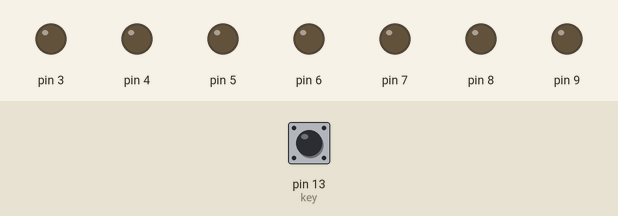
This sketch was run on a simulated Arduino Uno, built with avr-gcc and run on an emulated ATmega328P. Parts: output pins drawn as LEDs (lit = HIGH). Inputs (shaded band) come from the test bench; at power-on: pin 13 (key) HIGH.

Above: at 1.2 s.
1.3 s: pin 13 (key) pulled LOW for 0.15 s
At 1.9 s:
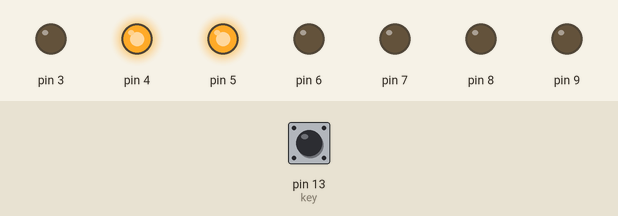
2.9 s: pin 13 (key) pulled LOW for 1 s
At 4.3 s:
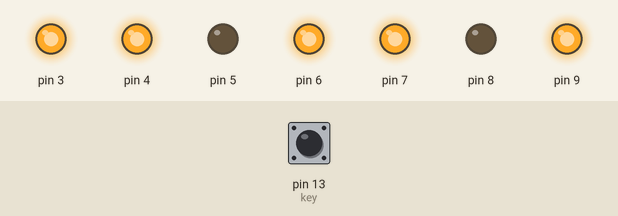
5.4 s: pin 13 (key) pulled LOW for 0.15 s
At 6.2 s:
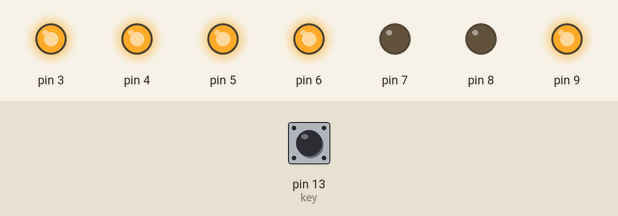
7.0 s: pin 13 (key) pulled LOW for 3.2 s
At 7.4 s:
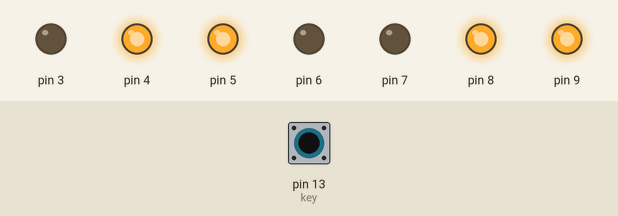
11.7 s: pin 13 (key) pulled LOW for 0.15 s
At 12.2 s:
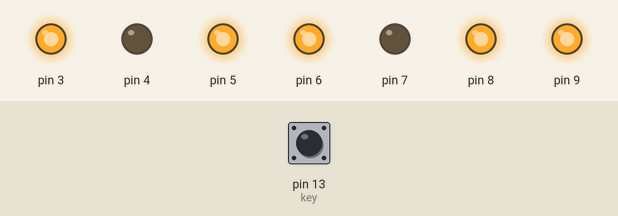
13.3 s: pin 13 (key) pulled LOW for 1 s
At 14.6 s:
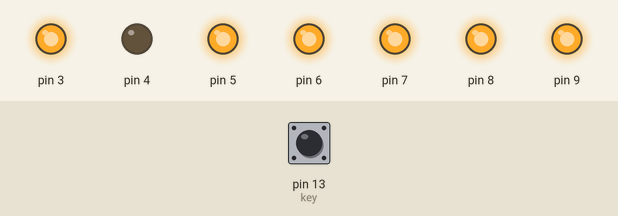
Timing chart, 0 to 16.3 s (numbered marks = the images above; inputs shaded):
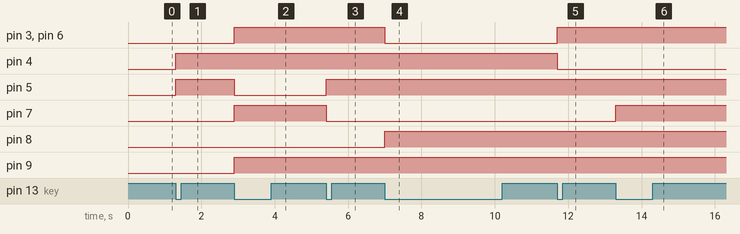

Measured:
- after the input at 1.3 s, pin 4, pin 5: LOW → HIGH at once
- after the input at 2.9 s, pin 3, pin 6, pin 7, pin 9: LOW → HIGH at once; pin 5: HIGH → LOW at once
- after the input at 5.4 s, pin 5: LOW → HIGH at once; pin 7: HIGH → LOW at once
- after the input at 7.0 s, pin 3, pin 6: HIGH → LOW at once; pin 8: LOW → HIGH at once
- after the input at 11.7 s, pin 3, pin 6: LOW → HIGH at once; pin 4: HIGH → LOW at once
- after the input at 13.3 s, pin 7: LOW → HIGH at once

The sketch:

7.counter.ino
```cpp
//计数器程序

//******************************逻辑******************************//
  /*计数器与开关/控制逻辑相同
  /*state与laststate双变量控制

  /*写了这么多发现，若只是1/0，变化，则只需要一层控制
  /*               若为双层1/0，则为mode变化

  /*两套模板，其实第二套适用更宽广，可以拓展很远
  */

//******************************全局变量******************************//
int i;
int key=13;

int state;
int laststate=1;
int addition=0;

//******************************初始化******************************//
void setup()
{
  for(i=3;i<=9;i++)
 {
  pinMode(i,OUTPUT);
 }
 pinMode(key,INPUT_PULLUP);
}

//******************************内层函数******************************//

  /*受控函数*/
void sys()
{
  state=digitalRead(key);

  if(state==0 && laststate==1)
  {
    clean();
    addition++;
    add();
    laststate=state;
  }

  if(state==1 && laststate==0)
  {
    laststate=1;
  }
}

  /*计数器函数*/
void add()
{
  if(addition==10)
  {
    addition=0;
    digitalWrite(3,HIGH);
    digitalWrite(4,HIGH);
    digitalWrite(5,HIGH);
    digitalWrite(6,HIGH);
    digitalWrite(7,HIGH);
    digitalWrite(8,HIGH);
  }
  else
  {
  switch(addition)
  {

    case 1:
    digitalWrite(4,HIGH);
    digitalWrite(5,HIGH);
    break;

    case 2:
    digitalWrite(3,HIGH);
    digitalWrite(4,HIGH);
    digitalWrite(9,HIGH);
    digitalWrite(7,HIGH);
    digitalWrite(6,HIGH);
    break;

    case  3:
    digitalWrite(3,HIGH);
    digitalWrite(4,HIGH);
    digitalWrite(9,HIGH);
    digitalWrite(5,HIGH);
    digitalWrite(6,HIGH);
    break;

    case 4:
    digitalWrite(8,HIGH);
    digitalWrite(9,HIGH);
    digitalWrite(4,HIGH);
    digitalWrite(5,HIGH);
    break;

    case 5:
    digitalWrite(3,HIGH);
    digitalWrite(8,HIGH);
    digitalWrite(9,HIGH);
    digitalWrite(5,HIGH);
    digitalWrite(6,HIGH);
    break;

    case 6:
    digitalWrite(3,HIGH);
    digitalWrite(8,HIGH);
    digitalWrite(7,HIGH);
    digitalWrite(6,HIGH);
    digitalWrite(5,HIGH);
    digitalWrite(9,HIGH);
    break;

    case 7:
    digitalWrite(3,HIGH);
    digitalWrite(4,HIGH);
    digitalWrite(5,HIGH);
    break;

    case 8:
    digitalWrite(3,HIGH);
    digitalWrite(4,HIGH);
    digitalWrite(5,HIGH);
    digitalWrite(6,HIGH);
    digitalWrite(7,HIGH);
    digitalWrite(8,HIGH);
    digitalWrite(9,HIGH);
    break;

    case 9:
    digitalWrite(3,HIGH);
    digitalWrite(4,HIGH);
    digitalWrite(5,HIGH);
    digitalWrite(6,HIGH);
    digitalWrite(8,HIGH);
    digitalWrite(9,HIGH);
    break;
  }
  }
}

  /*清屏函数*/
void clean()
{
  for(i=3;i<=9;i++)
 {
  digitalWrite(i,LOW);
 }
}

//******************************主函数******************************//
void loop()
{
  sys();
}
```
